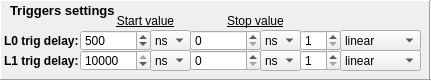
     <widget class="QWidget" name="widget_39" native="true">
      <property name="geometry">
       <rect>
        <x>310</x>
        <y>50</y>
        <width>431</width>
        <height>81</height>
       </rect>
      </property>
      <widget class="Line" name="line_50">
       <property name="geometry">
        <rect>
         <x>420</x>
         <y>0</y>
         <width>21</width>
         <height>81</height>
        </rect>
       </property>
       <property name="orientation">
        <enum>Qt::Vertical</enum>
       </property>
      </widget>
      <widget class="Line" name="line_51">
       <property name="geometry">
        <rect>
         <x>-10</x>
         <y>0</y>
         <width>21</width>
         <height>81</height>
        </rect>
       </property>
       <property name="orientation">
        <enum>Qt::Vertical</enum>
       </property>
      </widget>
      <widget class="Line" name="line_21">
       <property name="geometry">
        <rect>
         <x>0</x>
         <y>-10</y>
         <width>431</width>
         <height>21</height>
        </rect>
       </property>
       <property name="orientation">
        <enum>Qt::Horizontal</enum>
       </property>
      </widget>
      <widget class="Line" name="line_54">
       <property name="geometry">
        <rect>
         <x>0</x>
         <y>70</y>
         <width>431</width>
         <height>21</height>
        </rect>
       </property>
       <property name="orientation">
        <enum>Qt::Horizontal</enum>
       </property>
      </widget>
      <widget class="QLabel" name="label_41">
       <property name="geometry">
        <rect>
         <x>10</x>
         <y>0</y>
         <width>141</width>
         <height>21</height>
        </rect>
       </property>
       <property name="font">
        <font>
         <pointsize>10</pointsize>
         <weight>75</weight>
         <bold>true</bold>
        </font>
       </property>
       <property name="text">
        <string>Triggers settings</string>
       </property>
       <property name="textFormat">
        <enum>Qt::AutoText</enum>
       </property>
       <property name="wordWrap">
        <bool>false</bool>
       </property>
      </widget>
      <widget class="QComboBox" name="comboBox_L1_delta">
       <property name="geometry">
        <rect>
         <x>340</x>
         <y>50</y>
         <width>81</width>
         <height>21</height>
        </rect>
       </property>
       <item>
        <property name="text">
         <string>linear</string>
        </property>
       </item>
       <item>
        <property name="text">
         <string>logarithmic</string>
        </property>
       </item>
      </widget>
      <widget class="QSpinBox" name="L1_2">
       <property name="geometry">
        <rect>
         <x>190</x>
         <y>50</y>
         <width>71</width>
         <height>21</height>
        </rect>
       </property>
       <property name="maximum">
        <number>10000</number>
       </property>
       <property name="singleStep">
        <number>50</number>
       </property>
      </widget>
      <widget class="QComboBox" name="comboBox_L1_2">
       <property name="geometry">
        <rect>
         <x>260</x>
         <y>50</y>
         <width>41</width>
         <height>21</height>
        </rect>
       </property>
       <item>
        <property name="text">
         <string>ns</string>
        </property>
       </item>
      </widget>
      <widget class="QLabel" name="label_42">
       <property name="geometry">
        <rect>
         <x>210</x>
         <y>10</y>
         <width>91</width>
         <height>21</height>
        </rect>
       </property>
       <property name="font">
        <font>
         <weight>50</weight>
         <bold>false</bold>
         <underline>true</underline>
        </font>
       </property>
       <property name="layoutDirection">
        <enum>Qt::LeftToRight</enum>
       </property>
       <property name="text">
        <string>Stop value</string>
       </property>
       <property name="alignment">
        <set>Qt::AlignCenter</set>
       </property>
      </widget>
      <widget class="QLabel" name="label_46">
       <property name="geometry">
        <rect>
         <x>100</x>
         <y>10</y>
         <width>91</width>
         <height>21</height>
        </rect>
       </property>
       <property name="font">
        <font>
         <weight>50</weight>
         <bold>false</bold>
         <underline>true</underline>
        </font>
       </property>
       <property name="text">
        <string>Start value</string>
       </property>
       <property name="alignment">
        <set>Qt::AlignCenter</set>
       </property>
      </widget>
      <widget class="QComboBox" name="comboBox_L0_delta">
       <property name="geometry">
        <rect>
         <x>340</x>
         <y>30</y>
         <width>81</width>
         <height>21</height>
        </rect>
       </property>
       <item>
        <property name="text">
         <string>linear</string>
        </property>
       </item>
       <item>
        <property name="text">
         <string>logarithmic</string>
        </property>
       </item>
      </widget>
      <widget class="QComboBox" name="comboBox_L0">
       <property name="geometry">
        <rect>
         <x>150</x>
         <y>30</y>
         <width>41</width>
         <height>21</height>
        </rect>
       </property>
       <item>
        <property name="text">
         <string>ns</string>
        </property>
       </item>
      </widget>
      <widget class="QComboBox" name="comboBox_L0_2">
       <property name="geometry">
        <rect>
         <x>260</x>
         <y>30</y>
         <width>41</width>
         <height>21</height>
        </rect>
       </property>
       <item>
        <property name="text">
         <string>ns</string>
        </property>
       </item>
      </widget>
      <widget class="QSpinBox" name="spinBox_L0_times">
       <property name="geometry">
        <rect>
         <x>300</x>
         <y>30</y>
         <width>41</width>
         <height>21</height>
        </rect>
       </property>
       <property name="minimum">
        <number>1</number>
       </property>
       <property name="value">
        <number>1</number>
       </property>
      </widget>
      <widget class="QSpinBox" name="L0">
       <property name="geometry">
        <rect>
         <x>80</x>
         <y>30</y>
         <width>71</width>
         <height>21</height>
        </rect>
       </property>
       <property name="maximum">
        <number>1000</number>
       </property>
       <property name="singleStep">
        <number>5</number>
       </property>
       <property name="value">
        <number>500</number>
       </property>
      </widget>
      <widget class="QComboBox" name="comboBox_L1">
       <property name="geometry">
        <rect>
         <x>150</x>
         <y>50</y>
         <width>41</width>
         <height>21</height>
        </rect>
       </property>
       <item>
        <property name="text">
         <string>ns</string>
        </property>
       </item>
      </widget>
      <widget class="QSpinBox" name="spinBox_L1_times">
       <property name="geometry">
        <rect>
         <x>300</x>
         <y>50</y>
         <width>41</width>
         <height>21</height>
        </rect>
       </property>
       <property name="minimum">
        <number>1</number>
       </property>
       <property name="value">
        <number>1</number>
       </property>
      </widget>
      <widget class="QSpinBox" name="L0_2">
       <property name="geometry">
        <rect>
         <x>190</x>
         <y>30</y>
         <width>71</width>
         <height>21</height>
        </rect>
       </property>
       <property name="maximum">
        <number>1000</number>
       </property>
       <property name="singleStep">
        <number>5</number>
       </property>
      </widget>
      <widget class="QSpinBox" name="L1">
       <property name="geometry">
        <rect>
         <x>80</x>
         <y>50</y>
         <width>71</width>
         <height>21</height>
        </rect>
       </property>
       <property name="maximum">
        <number>10000</number>
       </property>
       <property name="singleStep">
        <number>50</number>
       </property>
       <property name="value">
        <number>10000</number>
       </property>
      </widget>
      <widget class="QLabel" name="label_47">
       <property name="geometry">
        <rect>
         <x>4</x>
         <y>30</y>
         <width>81</width>
         <height>21</height>
        </rect>
       </property>
       <property name="font">
        <font>
         <weight>75</weight>
         <bold>true</bold>
        </font>
       </property>
       <property name="text">
        <string>L0 trig delay:</string>
       </property>
      </widget>
      <widget class="QLabel" name="label_48">
       <property name="geometry">
        <rect>
         <x>4</x>
         <y>50</y>
         <width>81</width>
         <height>21</height>
        </rect>
       </property>
       <property name="font">
        <font>
         <weight>75</weight>
         <bold>true</bold>
        </font>
       </property>
       <property name="text">
        <string>L1 trig delay:</string>
       </property>
      </widget>
     </widget>
